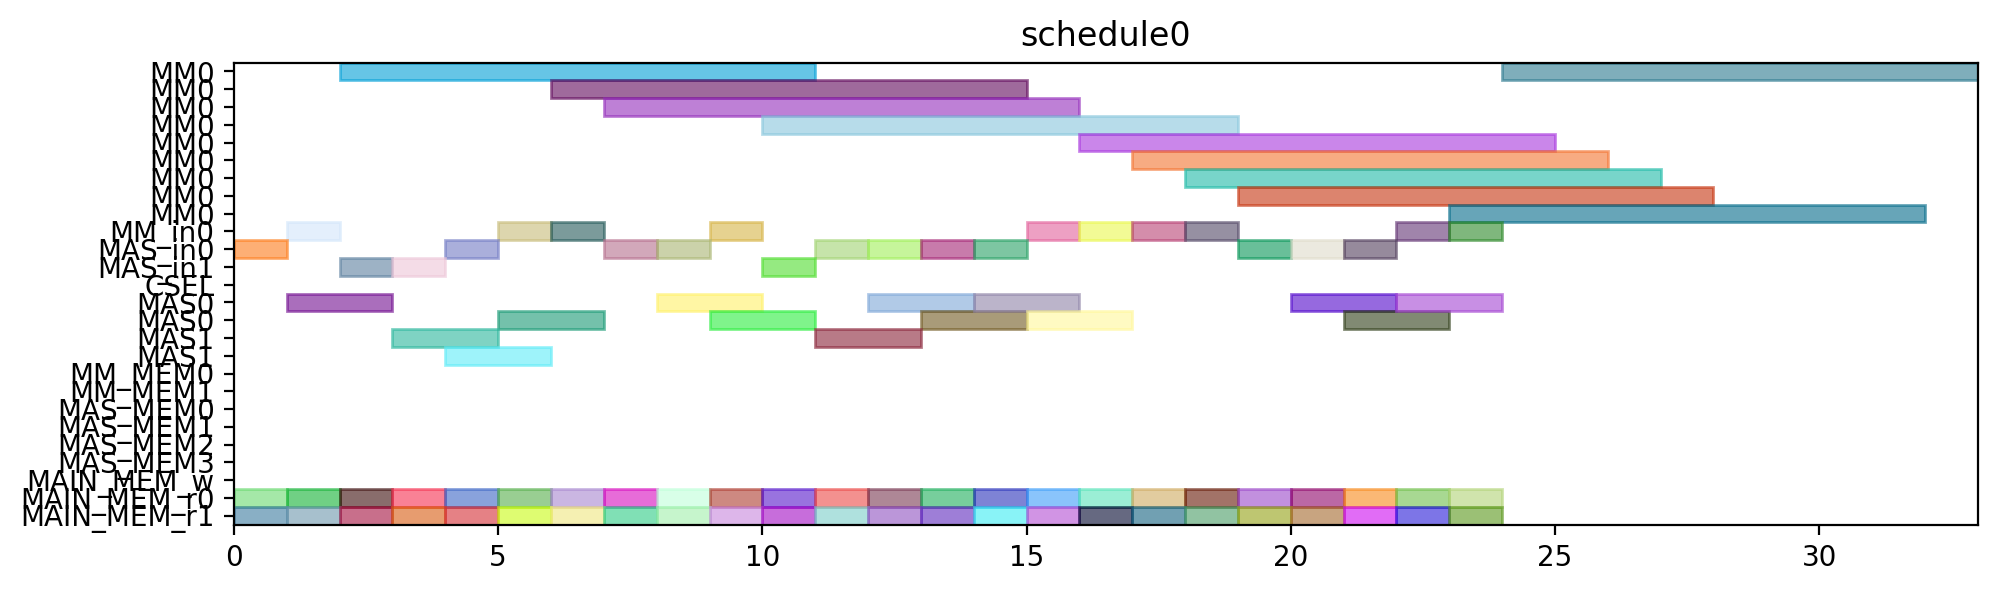

This chart was generated by the following Python code:
from pyschedule import Scenario, solvers, plotters, alt


def solve():
	horizon = 120
	S = Scenario("schedule0", horizon=horizon)

	# resource
	MM = S.Resources('MM', num=1, size=9)
	MM_in = S.Resources('MM_in', num=1)
	MAS_in = S.Resources('MAS_in', num=2)
	CSEL = S.Resource('CSEL')
	MAS = S.Resources('MAS', num=2, size=2, periods=range(1, horizon))
	MM_MEM = S.Resources('MM_MEM', num=2)
	MAS_MEM = S.Resources('MAS_MEM', num=4)
	MAIN_MEM_w = S.Resource('MAIN_MEM_w', size=1)
	MAIN_MEM_r = S.Resources('MAIN_MEM_r', num=2)

	# result of previous scheduling

	# new tasks
	t0_t0 = S.Task('t0_t0', length=2, delay_cost=1)
	t0_t0 += alt(MAS)
	t0_t0_in = S.Task('t0_t0_in', length=1, delay_cost=1)
	t0_t0_in += alt(MAS_in)
	S += t0_t0_in*MAS_in[0]<=t0_t0*MAS[0]

	S += t0_t0_in*MAS_in[1]<=t0_t0*MAS[1]

	t0_t0_mem0 = S.Task('t0_t0_mem0', length=1, delay_cost=1)
	t0_t0_mem0 += MAIN_MEM_r[0]
	S += t0_t0_mem0 <= t0_t0

	t0_t0_mem1 = S.Task('t0_t0_mem1', length=1, delay_cost=1)
	t0_t0_mem1 += MAIN_MEM_r[1]
	S += t0_t0_mem1 <= t0_t0

	t0_t1 = S.Task('t0_t1', length=2, delay_cost=1)
	t0_t1 += alt(MAS)
	t0_t1_in = S.Task('t0_t1_in', length=1, delay_cost=1)
	t0_t1_in += alt(MAS_in)
	S += t0_t1_in*MAS_in[0]<=t0_t1*MAS[0]

	S += t0_t1_in*MAS_in[1]<=t0_t1*MAS[1]

	t0_t1_mem0 = S.Task('t0_t1_mem0', length=1, delay_cost=1)
	t0_t1_mem0 += MAIN_MEM_r[0]
	S += t0_t1_mem0 <= t0_t1

	t0_t1_mem1 = S.Task('t0_t1_mem1', length=1, delay_cost=1)
	t0_t1_mem1 += MAIN_MEM_r[1]
	S += t0_t1_mem1 <= t0_t1

	t0_t3 = S.Task('t0_t3', length=9, delay_cost=1)
	t0_t3 += alt(MM)
	t0_t3_in = S.Task('t0_t3_in', length=1, delay_cost=1)
	t0_t3_in += alt(MM_in)
	S += t0_t3_in*MM_in[0]<=t0_t3*MM[0]
	t0_t3_mem0 = S.Task('t0_t3_mem0', length=1, delay_cost=1)
	t0_t3_mem0 += MAIN_MEM_r[0]
	S += t0_t3_mem0 <= t0_t3

	t0_t3_mem1 = S.Task('t0_t3_mem1', length=1, delay_cost=1)
	t0_t3_mem1 += MAIN_MEM_r[1]
	S += t0_t3_mem1 <= t0_t3

	t10 = S.Task('t10', length=2, delay_cost=1)
	t10 += alt(MAS)
	t10_in = S.Task('t10_in', length=1, delay_cost=1)
	t10_in += alt(MAS_in)
	S += t10_in*MAS_in[0]<=t10*MAS[0]

	S += t10_in*MAS_in[1]<=t10*MAS[1]

	t10_mem0 = S.Task('t10_mem0', length=1, delay_cost=1)
	t10_mem0 += MAIN_MEM_r[0]
	S += t10_mem0 <= t10

	t10_mem1 = S.Task('t10_mem1', length=1, delay_cost=1)
	t10_mem1 += MAIN_MEM_r[1]
	S += t10_mem1 <= t10

	t11 = S.Task('t11', length=2, delay_cost=1)
	t11 += alt(MAS)
	t11_in = S.Task('t11_in', length=1, delay_cost=1)
	t11_in += alt(MAS_in)
	S += t11_in*MAS_in[0]<=t11*MAS[0]

	S += t11_in*MAS_in[1]<=t11*MAS[1]

	t11_mem0 = S.Task('t11_mem0', length=1, delay_cost=1)
	t11_mem0 += MAIN_MEM_r[0]
	S += t11_mem0 <= t11

	t11_mem1 = S.Task('t11_mem1', length=1, delay_cost=1)
	t11_mem1 += MAIN_MEM_r[1]
	S += t11_mem1 <= t11

	t3_t0 = S.Task('t3_t0', length=9, delay_cost=1)
	t3_t0 += alt(MM)
	t3_t0_in = S.Task('t3_t0_in', length=1, delay_cost=1)
	t3_t0_in += alt(MM_in)
	S += t3_t0_in*MM_in[0]<=t3_t0*MM[0]
	t3_t0_mem0 = S.Task('t3_t0_mem0', length=1, delay_cost=1)
	t3_t0_mem0 += MAIN_MEM_r[0]
	S += t3_t0_mem0 <= t3_t0

	t3_t0_mem1 = S.Task('t3_t0_mem1', length=1, delay_cost=1)
	t3_t0_mem1 += MAIN_MEM_r[1]
	S += t3_t0_mem1 <= t3_t0

	t3_t1 = S.Task('t3_t1', length=9, delay_cost=1)
	t3_t1 += alt(MM)
	t3_t1_in = S.Task('t3_t1_in', length=1, delay_cost=1)
	t3_t1_in += alt(MM_in)
	S += t3_t1_in*MM_in[0]<=t3_t1*MM[0]
	t3_t1_mem0 = S.Task('t3_t1_mem0', length=1, delay_cost=1)
	t3_t1_mem0 += MAIN_MEM_r[0]
	S += t3_t1_mem0 <= t3_t1

	t3_t1_mem1 = S.Task('t3_t1_mem1', length=1, delay_cost=1)
	t3_t1_mem1 += MAIN_MEM_r[1]
	S += t3_t1_mem1 <= t3_t1

	t3_t2 = S.Task('t3_t2', length=2, delay_cost=1)
	t3_t2 += alt(MAS)
	t3_t2_in = S.Task('t3_t2_in', length=1, delay_cost=1)
	t3_t2_in += alt(MAS_in)
	S += t3_t2_in*MAS_in[0]<=t3_t2*MAS[0]

	S += t3_t2_in*MAS_in[1]<=t3_t2*MAS[1]

	t3_t2_mem0 = S.Task('t3_t2_mem0', length=1, delay_cost=1)
	t3_t2_mem0 += MAIN_MEM_r[0]
	S += t3_t2_mem0 <= t3_t2

	t3_t2_mem1 = S.Task('t3_t2_mem1', length=1, delay_cost=1)
	t3_t2_mem1 += MAIN_MEM_r[1]
	S += t3_t2_mem1 <= t3_t2

	t3_t3 = S.Task('t3_t3', length=2, delay_cost=1)
	t3_t3 += alt(MAS)
	t3_t3_in = S.Task('t3_t3_in', length=1, delay_cost=1)
	t3_t3_in += alt(MAS_in)
	S += t3_t3_in*MAS_in[0]<=t3_t3*MAS[0]

	S += t3_t3_in*MAS_in[1]<=t3_t3*MAS[1]

	t3_t3_mem0 = S.Task('t3_t3_mem0', length=1, delay_cost=1)
	t3_t3_mem0 += MAIN_MEM_r[0]
	S += t3_t3_mem0 <= t3_t3

	t3_t3_mem1 = S.Task('t3_t3_mem1', length=1, delay_cost=1)
	t3_t3_mem1 += MAIN_MEM_r[1]
	S += t3_t3_mem1 <= t3_t3

	t4_t0 = S.Task('t4_t0', length=2, delay_cost=1)
	t4_t0 += alt(MAS)
	t4_t0_in = S.Task('t4_t0_in', length=1, delay_cost=1)
	t4_t0_in += alt(MAS_in)
	S += t4_t0_in*MAS_in[0]<=t4_t0*MAS[0]

	S += t4_t0_in*MAS_in[1]<=t4_t0*MAS[1]

	t4_t0_mem0 = S.Task('t4_t0_mem0', length=1, delay_cost=1)
	t4_t0_mem0 += MAIN_MEM_r[0]
	S += t4_t0_mem0 <= t4_t0

	t4_t0_mem1 = S.Task('t4_t0_mem1', length=1, delay_cost=1)
	t4_t0_mem1 += MAIN_MEM_r[1]
	S += t4_t0_mem1 <= t4_t0

	t4_t1 = S.Task('t4_t1', length=2, delay_cost=1)
	t4_t1 += alt(MAS)
	t4_t1_in = S.Task('t4_t1_in', length=1, delay_cost=1)
	t4_t1_in += alt(MAS_in)
	S += t4_t1_in*MAS_in[0]<=t4_t1*MAS[0]

	S += t4_t1_in*MAS_in[1]<=t4_t1*MAS[1]

	t4_t1_mem0 = S.Task('t4_t1_mem0', length=1, delay_cost=1)
	t4_t1_mem0 += MAIN_MEM_r[0]
	S += t4_t1_mem0 <= t4_t1

	t4_t1_mem1 = S.Task('t4_t1_mem1', length=1, delay_cost=1)
	t4_t1_mem1 += MAIN_MEM_r[1]
	S += t4_t1_mem1 <= t4_t1

	t4_t3 = S.Task('t4_t3', length=9, delay_cost=1)
	t4_t3 += alt(MM)
	t4_t3_in = S.Task('t4_t3_in', length=1, delay_cost=1)
	t4_t3_in += alt(MM_in)
	S += t4_t3_in*MM_in[0]<=t4_t3*MM[0]
	t4_t3_mem0 = S.Task('t4_t3_mem0', length=1, delay_cost=1)
	t4_t3_mem0 += MAIN_MEM_r[0]
	S += t4_t3_mem0 <= t4_t3

	t4_t3_mem1 = S.Task('t4_t3_mem1', length=1, delay_cost=1)
	t4_t3_mem1 += MAIN_MEM_r[1]
	S += t4_t3_mem1 <= t4_t3

	t5_t0 = S.Task('t5_t0', length=9, delay_cost=1)
	t5_t0 += alt(MM)
	t5_t0_in = S.Task('t5_t0_in', length=1, delay_cost=1)
	t5_t0_in += alt(MM_in)
	S += t5_t0_in*MM_in[0]<=t5_t0*MM[0]
	t5_t0_mem0 = S.Task('t5_t0_mem0', length=1, delay_cost=1)
	t5_t0_mem0 += MAIN_MEM_r[0]
	S += t5_t0_mem0 <= t5_t0

	t5_t0_mem1 = S.Task('t5_t0_mem1', length=1, delay_cost=1)
	t5_t0_mem1 += MAIN_MEM_r[1]
	S += t5_t0_mem1 <= t5_t0

	t5_t1 = S.Task('t5_t1', length=9, delay_cost=1)
	t5_t1 += alt(MM)
	t5_t1_in = S.Task('t5_t1_in', length=1, delay_cost=1)
	t5_t1_in += alt(MM_in)
	S += t5_t1_in*MM_in[0]<=t5_t1*MM[0]
	t5_t1_mem0 = S.Task('t5_t1_mem0', length=1, delay_cost=1)
	t5_t1_mem0 += MAIN_MEM_r[0]
	S += t5_t1_mem0 <= t5_t1

	t5_t1_mem1 = S.Task('t5_t1_mem1', length=1, delay_cost=1)
	t5_t1_mem1 += MAIN_MEM_r[1]
	S += t5_t1_mem1 <= t5_t1

	t5_t2 = S.Task('t5_t2', length=2, delay_cost=1)
	t5_t2 += alt(MAS)
	t5_t2_in = S.Task('t5_t2_in', length=1, delay_cost=1)
	t5_t2_in += alt(MAS_in)
	S += t5_t2_in*MAS_in[0]<=t5_t2*MAS[0]

	S += t5_t2_in*MAS_in[1]<=t5_t2*MAS[1]

	t5_t2_mem0 = S.Task('t5_t2_mem0', length=1, delay_cost=1)
	t5_t2_mem0 += MAIN_MEM_r[0]
	S += t5_t2_mem0 <= t5_t2

	t5_t2_mem1 = S.Task('t5_t2_mem1', length=1, delay_cost=1)
	t5_t2_mem1 += MAIN_MEM_r[1]
	S += t5_t2_mem1 <= t5_t2

	t5_t3 = S.Task('t5_t3', length=2, delay_cost=1)
	t5_t3 += alt(MAS)
	t5_t3_in = S.Task('t5_t3_in', length=1, delay_cost=1)
	t5_t3_in += alt(MAS_in)
	S += t5_t3_in*MAS_in[0]<=t5_t3*MAS[0]

	S += t5_t3_in*MAS_in[1]<=t5_t3*MAS[1]

	t5_t3_mem0 = S.Task('t5_t3_mem0', length=1, delay_cost=1)
	t5_t3_mem0 += MAIN_MEM_r[0]
	S += t5_t3_mem0 <= t5_t3

	t5_t3_mem1 = S.Task('t5_t3_mem1', length=1, delay_cost=1)
	t5_t3_mem1 += MAIN_MEM_r[1]
	S += t5_t3_mem1 <= t5_t3

	t6_t0 = S.Task('t6_t0', length=9, delay_cost=1)
	t6_t0 += alt(MM)
	t6_t0_in = S.Task('t6_t0_in', length=1, delay_cost=1)
	t6_t0_in += alt(MM_in)
	S += t6_t0_in*MM_in[0]<=t6_t0*MM[0]
	t6_t0_mem0 = S.Task('t6_t0_mem0', length=1, delay_cost=1)
	t6_t0_mem0 += MAIN_MEM_r[0]
	S += t6_t0_mem0 <= t6_t0

	t6_t0_mem1 = S.Task('t6_t0_mem1', length=1, delay_cost=1)
	t6_t0_mem1 += MAIN_MEM_r[1]
	S += t6_t0_mem1 <= t6_t0

	t6_t1 = S.Task('t6_t1', length=9, delay_cost=1)
	t6_t1 += alt(MM)
	t6_t1_in = S.Task('t6_t1_in', length=1, delay_cost=1)
	t6_t1_in += alt(MM_in)
	S += t6_t1_in*MM_in[0]<=t6_t1*MM[0]
	t6_t1_mem0 = S.Task('t6_t1_mem0', length=1, delay_cost=1)
	t6_t1_mem0 += MAIN_MEM_r[0]
	S += t6_t1_mem0 <= t6_t1

	t6_t1_mem1 = S.Task('t6_t1_mem1', length=1, delay_cost=1)
	t6_t1_mem1 += MAIN_MEM_r[1]
	S += t6_t1_mem1 <= t6_t1

	t6_t2 = S.Task('t6_t2', length=2, delay_cost=1)
	t6_t2 += alt(MAS)
	t6_t2_in = S.Task('t6_t2_in', length=1, delay_cost=1)
	t6_t2_in += alt(MAS_in)
	S += t6_t2_in*MAS_in[0]<=t6_t2*MAS[0]

	S += t6_t2_in*MAS_in[1]<=t6_t2*MAS[1]

	t6_t2_mem0 = S.Task('t6_t2_mem0', length=1, delay_cost=1)
	t6_t2_mem0 += MAIN_MEM_r[0]
	S += t6_t2_mem0 <= t6_t2

	t6_t2_mem1 = S.Task('t6_t2_mem1', length=1, delay_cost=1)
	t6_t2_mem1 += MAIN_MEM_r[1]
	S += t6_t2_mem1 <= t6_t2

	t6_t3 = S.Task('t6_t3', length=2, delay_cost=1)
	t6_t3 += alt(MAS)
	t6_t3_in = S.Task('t6_t3_in', length=1, delay_cost=1)
	t6_t3_in += alt(MAS_in)
	S += t6_t3_in*MAS_in[0]<=t6_t3*MAS[0]

	S += t6_t3_in*MAS_in[1]<=t6_t3*MAS[1]

	t6_t3_mem0 = S.Task('t6_t3_mem0', length=1, delay_cost=1)
	t6_t3_mem0 += MAIN_MEM_r[0]
	S += t6_t3_mem0 <= t6_t3

	t6_t3_mem1 = S.Task('t6_t3_mem1', length=1, delay_cost=1)
	t6_t3_mem1 += MAIN_MEM_r[1]
	S += t6_t3_mem1 <= t6_t3

	t7_t0 = S.Task('t7_t0', length=9, delay_cost=1)
	t7_t0 += alt(MM)
	t7_t0_in = S.Task('t7_t0_in', length=1, delay_cost=1)
	t7_t0_in += alt(MM_in)
	S += t7_t0_in*MM_in[0]<=t7_t0*MM[0]
	t7_t0_mem0 = S.Task('t7_t0_mem0', length=1, delay_cost=1)
	t7_t0_mem0 += MAIN_MEM_r[0]
	S += t7_t0_mem0 <= t7_t0

	t7_t0_mem1 = S.Task('t7_t0_mem1', length=1, delay_cost=1)
	t7_t0_mem1 += MAIN_MEM_r[1]
	S += t7_t0_mem1 <= t7_t0

	t7_t1 = S.Task('t7_t1', length=9, delay_cost=1)
	t7_t1 += alt(MM)
	t7_t1_in = S.Task('t7_t1_in', length=1, delay_cost=1)
	t7_t1_in += alt(MM_in)
	S += t7_t1_in*MM_in[0]<=t7_t1*MM[0]
	t7_t1_mem0 = S.Task('t7_t1_mem0', length=1, delay_cost=1)
	t7_t1_mem0 += MAIN_MEM_r[0]
	S += t7_t1_mem0 <= t7_t1

	t7_t1_mem1 = S.Task('t7_t1_mem1', length=1, delay_cost=1)
	t7_t1_mem1 += MAIN_MEM_r[1]
	S += t7_t1_mem1 <= t7_t1

	t7_t2 = S.Task('t7_t2', length=2, delay_cost=1)
	t7_t2 += alt(MAS)
	t7_t2_in = S.Task('t7_t2_in', length=1, delay_cost=1)
	t7_t2_in += alt(MAS_in)
	S += t7_t2_in*MAS_in[0]<=t7_t2*MAS[0]

	S += t7_t2_in*MAS_in[1]<=t7_t2*MAS[1]

	t7_t2_mem0 = S.Task('t7_t2_mem0', length=1, delay_cost=1)
	t7_t2_mem0 += MAIN_MEM_r[0]
	S += t7_t2_mem0 <= t7_t2

	t7_t2_mem1 = S.Task('t7_t2_mem1', length=1, delay_cost=1)
	t7_t2_mem1 += MAIN_MEM_r[1]
	S += t7_t2_mem1 <= t7_t2

	t7_t3 = S.Task('t7_t3', length=2, delay_cost=1)
	t7_t3 += alt(MAS)
	t7_t3_in = S.Task('t7_t3_in', length=1, delay_cost=1)
	t7_t3_in += alt(MAS_in)
	S += t7_t3_in*MAS_in[0]<=t7_t3*MAS[0]

	S += t7_t3_in*MAS_in[1]<=t7_t3*MAS[1]

	t7_t3_mem0 = S.Task('t7_t3_mem0', length=1, delay_cost=1)
	t7_t3_mem0 += MAIN_MEM_r[0]
	S += t7_t3_mem0 <= t7_t3

	t7_t3_mem1 = S.Task('t7_t3_mem1', length=1, delay_cost=1)
	t7_t3_mem1 += MAIN_MEM_r[1]
	S += t7_t3_mem1 <= t7_t3

	solvers.mip.solve(S,msg=1,kind='CPLEX',ratio_gap=1.01)

	solution = [['hoge']*len(S.solution()[1]) for i in range(len(S.solution()))]
	for i in range(len(S.solution())):
		for j in range(len(S.solution()[i])):
			solution[i][j]=str(S.solution()[i][j])
	print(solution)

	cycles = int(solution[-1][3])

	pic_file_name = "/mnt/rose/usr1/fukuda/ABE/multiRAM_multiMAS_16mux/scheduling_result/stage9MM1_stage2MAS2/SQR012345/schedule0.png"
	if(S.solution() != []):
		plotters.matplotlib.plot(S,img_filename=pic_file_name, show_task_labels=False, fig_size=(cycles*0.25+3, 3))

	return solution
